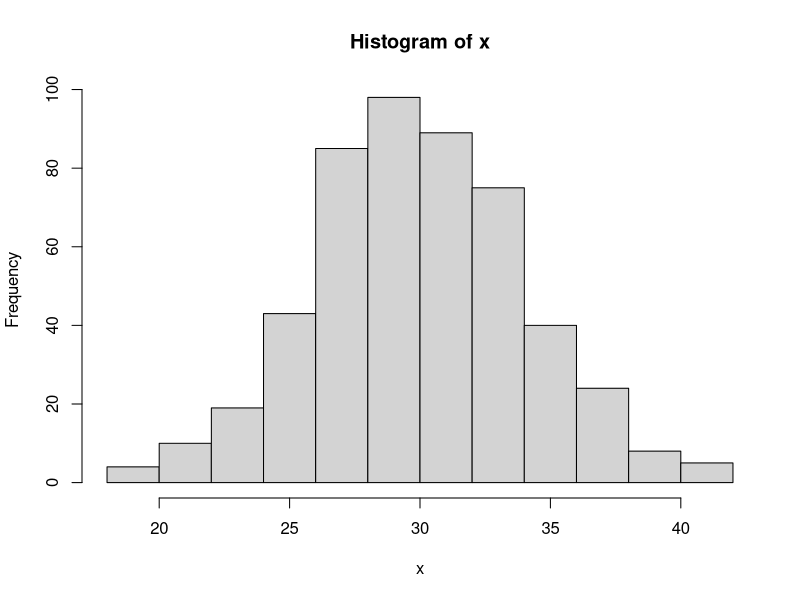

Reproduce this figure in R.
## ---- chunk 1
knitr::opts_chunk$set(echo = TRUE)
## ---- chunk 2
plotdist <- function(n, dist, ..., kde = FALSE) {
  # extract params from ... args
  r_params <- c(list(...), list(n = n))
  
  # if norm, do this... 
  # in the actual code there are other cases too
  if (dist == 'norm') {
    if (is.null(r_params$mean)) r_params$mean <- 0
    if (is.null(r_params$sd)) r_params$sd <- 1
    funcs = list(r = rnorm, d = dnorm)
  }

  # sample from desired distribution
  x <- do.call(funcs$r, r_params)
  
  # return the histogram
  hist(x)
}
## ---- chunk 3
plotdist(500, 'norm', mean = 30, sd = 4)
